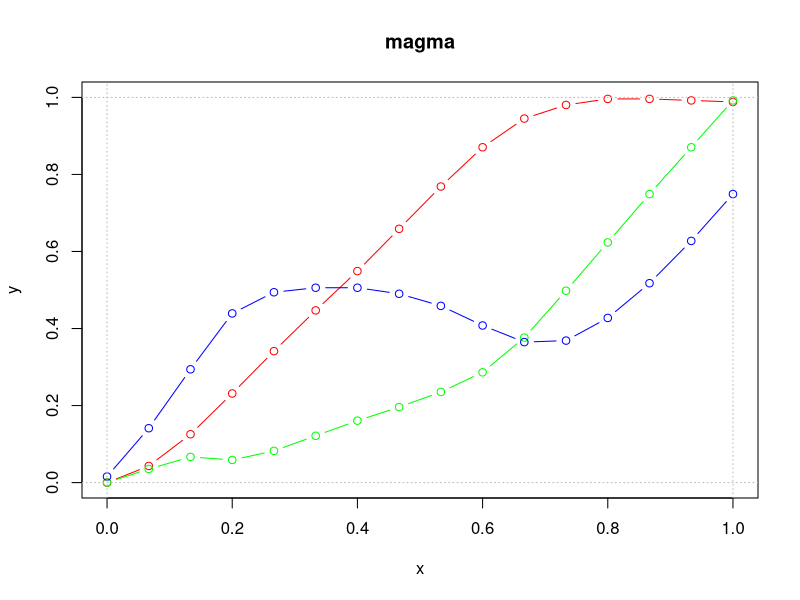
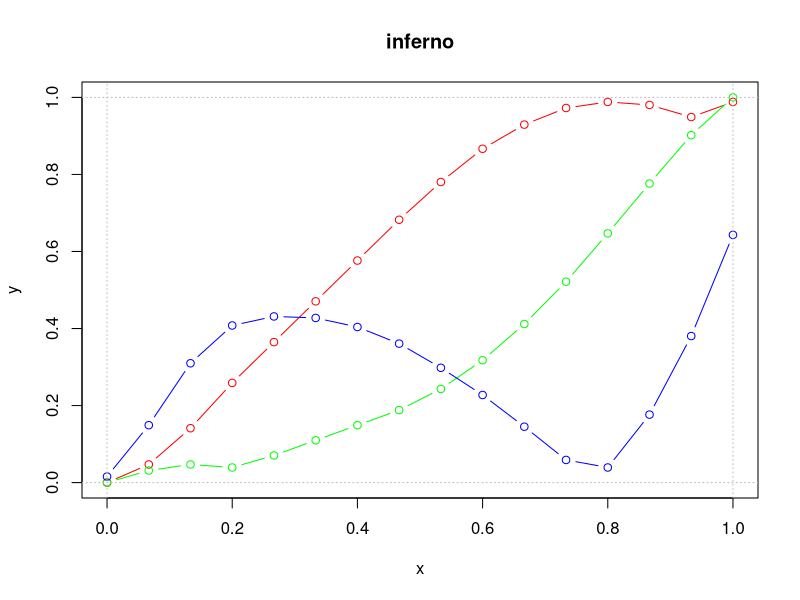
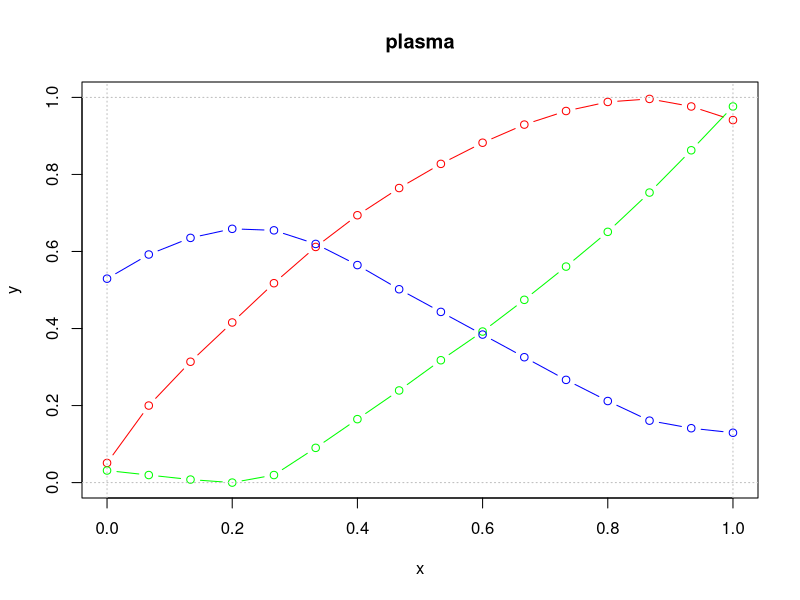
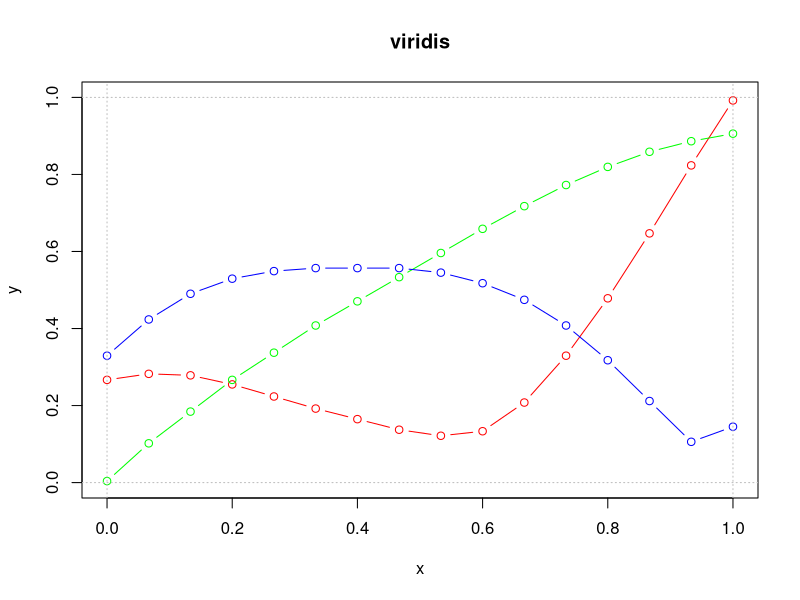
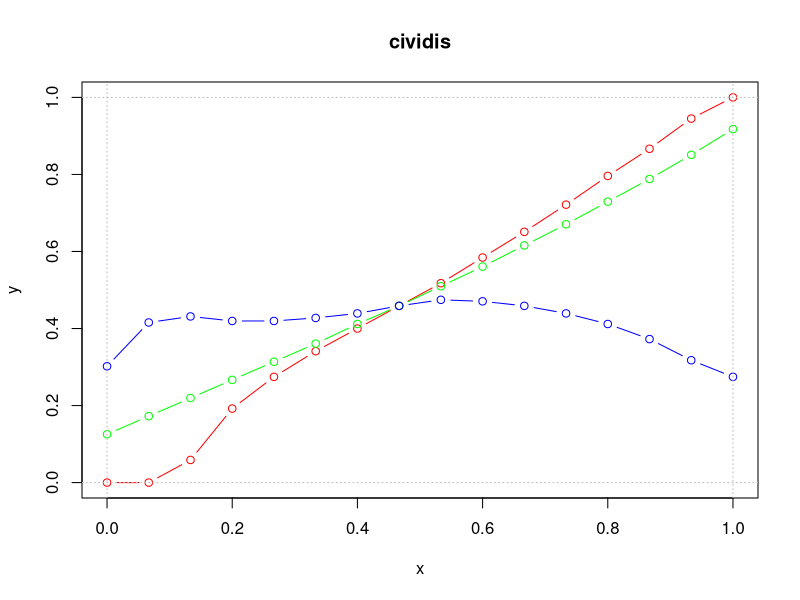

Reproduce these figures in R, in order.
# Photoshop curves for perceptually uniform colourmaps (VIRIDIS)
# www.overfitting.net

library(png)
library(viridis)


# Auxiliary write binary functions
escribir_bin=function(valor, fichero) {
    writeBin(0L, fichero, size=1)
    writeBin(as.integer(round(valor)), fichero, size=1)
}

escribir_point=function(x, y, fichero) {
    writeBin(0L, fichero, size=1)
    writeBin(as.integer(round(y)), fichero, size=1)
    writeBin(0L, fichero, size=1)
    writeBin(as.integer(round(x)), fichero, size=1)
}


# Viridis colourmap library:
# https://cran.r-project.org/web/packages/viridis/vignettes/intro-to-viridis.html
# opt = A: magma, B: inferno, C: plasma, D: viridis, E: cividis
cmname=c("magma", "inferno", "plasma", "viridis", "cividis")

NCOL=16  # IMPORTANT: 16 is the max number of points allowed by Photoshop
colourmap=array(0,c(NCOL,3))
for (j in 1:length(cmname)) {  # loop through viridis colourmaps
    
    # Obtain viridis colours in hex and convert to int
    colour=viridis(NCOL, opt=cmname[j])  # 16 values equally spaced (gap=17)
    for (i in 1:3) {
        colourmap[,i]=strtoi(paste0("0x",substr(colour,start=i*2,stop=i*2+1)))
    }
    
    # Output RGB curves
    png(paste0(cmname[j],'.png'))
    x=seq(from=0, to=1, length.out=NCOL)
    plot(x, colourmap[,1]/255, type='b', col='red',
         main=cmname[j], ylab='y', xlim=c(0,1), ylim=c(0,1))
    lines(x, colourmap[,2]/255, type='b', col='green')
    lines(x, colourmap[,3]/255, type='b', col='blue')
    abline(h=c(0,1), v=c(0,1), col='gray', lty='dotted')
    dev.off()
    
    
    # Write values in ACV curve
    
    # Adobe ACV format documentation:
    # https://www.adobe.com/devnet-apps/photoshop/fileformatashtml/#50577411_pgfId-1056330
    # Count of points in the curve (short integer from 2...19) -> NO 19 SINO 16
    # Curve points. Each curve point is a pair of short integers
    # where the first number is the output value (vertical coordinate on
    # the Curves dialog graph) and the second is the input value.
    # All coordinates have range 0 to 255

    # Build ACV file
    acv=file(paste0(cmname[j],'.acv'), 'wb')
    
    # Write header
    ACVVERSION=4  # version 4 = count of curves in the file
    NCURVES=4  # count of curves in the file: RGB, R, G and B
    escribir_bin(ACVVERSION, acv)  # ACV version
    escribir_bin(NCURVES, acv)  # count of curves
    
    # RGB curve (NULL)
    escribir_bin(2, acv)  # 2cpoints in curve
    escribir_point(0, 0, acv)  # (0,0)
    escribir_point(255, 255, acv)  # (255,255)
    
    # R, G and B curves
    for (curve in 1:3) {
        escribir_bin(NCOL, acv)  # NCOL points in curve
        for (i in 1:NCOL) {
            escribir_point(round(255/(NCOL-1)*(i-1)), colourmap[i,curve], acv)
        }
    }
    
    close(acv)
}
